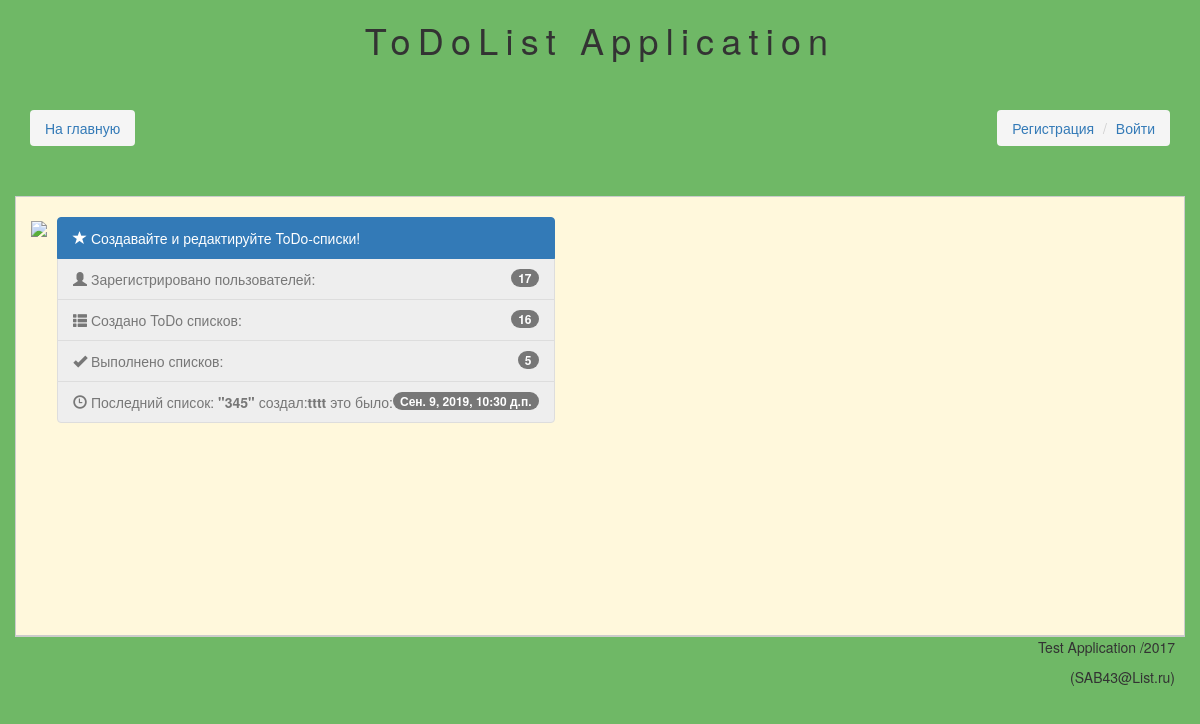
The page / on the database its author committed.
### tasklist/models.py (models this page shows, shortened)
class TaskList(models.Model):
    title = models.CharField(max_length=200, verbose_name='Название')
    description = models.TextField(max_length=200, verbose_name='Комментарий')
    status = models.BooleanField(default=False, db_index=True, verbose_name='Статус')
    user = models.ForeignKey(User, on_delete=models.CASCADE, verbose_name='Пользователь')
    created = models.DateTimeField(auto_now_add=True, auto_now=False, verbose_name='Создан')
    updated = models.DateTimeField(auto_now_add=False, auto_now=True, verbose_name='Последняя Редакция')
    tags = TaggableManager(blank=True, verbose_name='Тэги')
    class Meta:
        unique_together = ('title', 'created')
        ordering = ['created', ]
        verbose_name = 'список задач'
        verbose_name_plural = 'списки задач'

### todolist/views.py (the view)
# urls.py: url(r'^$',           Entrance.as_view(),        name='entrance'),
class Entrance(TemplateView):
    template_name = 'registration/EntrancePage.html'
    def get_context_data(self, *args, **kwargs):
        context = super(Entrance, self).get_context_data(**kwargs)
        return context

### tasklist/context_processors.py (called while the page is built, shortened)
def total_tasklist_context(request):
    context = dict()
    context['user_total_nmb'] = User.objects.count()
    site_tasklists = TaskList.objects.all()
    total_tasklist_number = site_tasklists.count()
    complete_tasklist_number = site_tasklists.filter(status=True).count()
    earliest_created_tasklist = site_tasklists.earliest('created')
    latest_created_tasklist = site_tasklists.latest('created')
    context['ttn'] = total_tasklist_number
    context['ctn'] = complete_tasklist_number
    context['ect'] = earliest_created_tasklist
    context['lct'] = latest_created_tasklist
    return context

def user_tasklist_context(request):
    context = dict()
    user = request.user
    return context

### templates/registration/EntrancePage.html
{% extends "main.html" %}
{% load staticfiles %}
{% block main %}
    <div class="flex-container_row">
        <div>
            <img src="/media/images/tdl.jpg" width="40%">
        </div>
        <div class="flex-container_column">
                <div class="list-group-item active">
                    <span class="glyphicon glyphicon-star"></span> Создавайте и редактируйте ToDo-cписки!
                </div>
                <div class="list-group-item disabled">
                    <span class="glyphicon glyphicon-user"></span> Зарегистрировано пользователей: <span class="badge">{{ user_total_nmb }}</span>
                </div>
                <div class="list-group-item disabled">
                    <span class="glyphicon glyphicon-th-list"></span> Создано ToDo списков: <span class="badge">{{ ttn }}</span>
                </div>
                <div class="list-group-item disabled">
                    <span class="glyphicon glyphicon-ok"></span> Выполнено списков:  <span class="badge">{{ ctn }}</span>
                </div>
                <div class="list-group-item disabled">
                    <span class="glyphicon glyphicon-time"></span> Последний список: <span class="bold"> "{{ lct.title }}" </span> создал:<span class="bold">{{ lct.user.get_username }}</span> это было:  <span class="badge">{{ lct.created }}</span>
                </div>
        </div>
    </div>
{% endblock %}

### static/css/base.css (style rules this page uses)
body { color: #000000; margin: 0px; padding: 0px; }

### static/css/main.css (style rules this page uses)
body { background: #6fb866; }
.flex-container_row { margin: 20px 15px; display: flex; flex-direction: row; justify-content: flex-start; align-items: stretch; flex-wrap: nowrap; }
.flex-container_column { margin-left: 10px; margin-right: 10px; display: flex; flex-direction: column; justify-content: flex-start; flex-wrap: nowrap; }
.bold { font-weight: bold; }

### rows shown on the page
TaskList: title "345", user.get_username "tttt", created "Сен. 9, 2019, 10:30 д.п."

### other values the page prints
{{ user_total_nmb }} "17"
{{ ttn }} "16"
{{ ctn }} "5"
